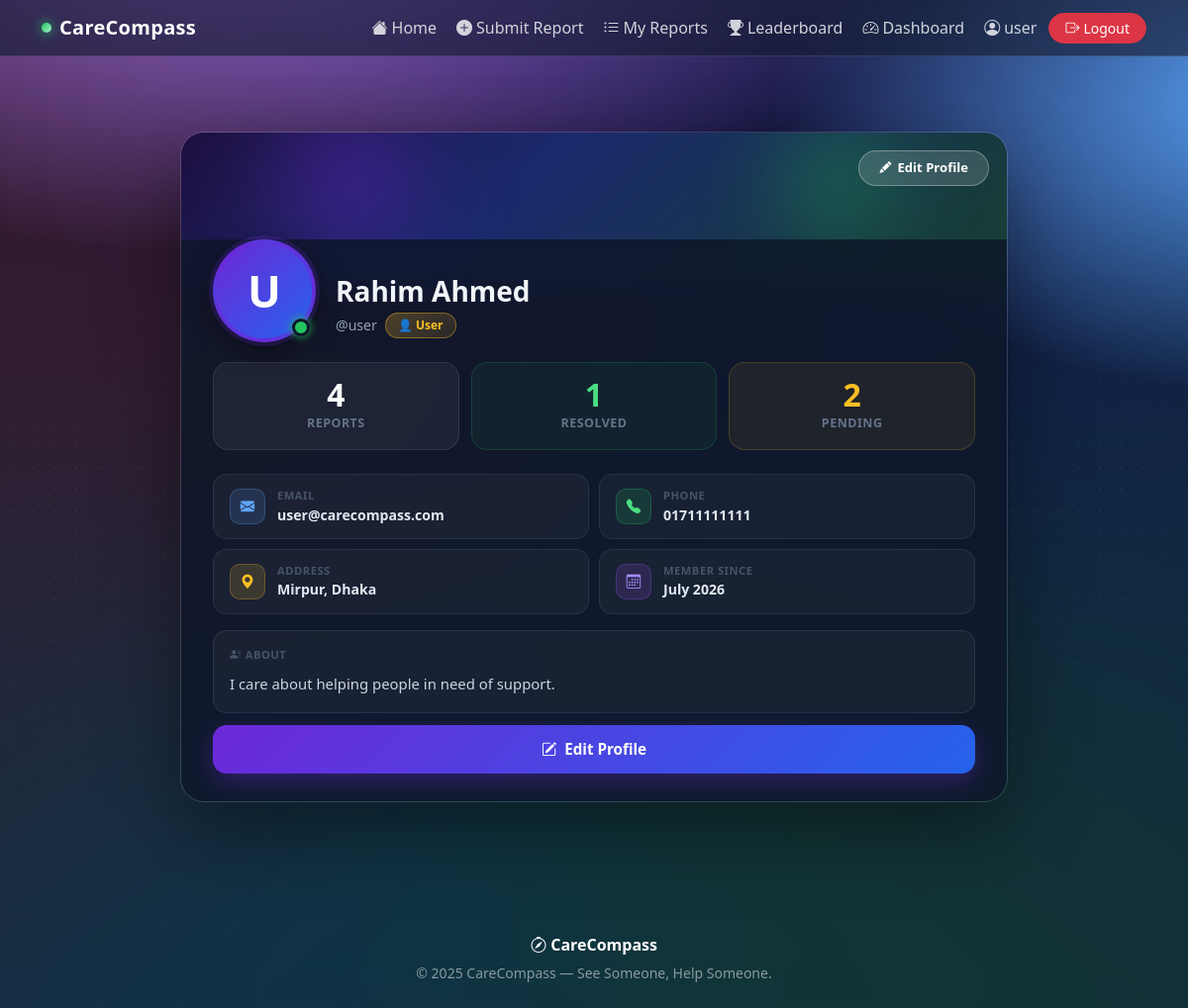
Page /profile/ (signed in) on the committed database.
### user/models.py (models this page shows, shortened)
class CustomUser(AbstractUser):
    ROLE_CHOICES = [
        ('user', 'User'),
        ('volunteer', 'Volunteer'),
        ('ngo', 'NGO'),
    ]
    role = models.CharField(max_length=20, choices=ROLE_CHOICES, default='user')
    profile_pic = models.ImageField(upload_to='profiles/', blank=True, null=True)
    phone = models.CharField(max_length=20, blank=True)
    address = models.TextField(blank=True, null=True)
    bio = models.TextField(blank=True)
    organization_name = models.CharField(max_length=200, blank=True, null=True)
    certificate = models.FileField(upload_to='certificates/', blank=True, null=True)
    license_file = models.FileField(upload_to='licenses/', blank=True, null=True)
    skills = models.TextField(blank=True, null=True)

### user/views.py (the view, shortened to what this page needs)
# urls.py: path('profile/', views.profile, name='profile'),
@login_required
def profile(request):
    user = request.user
    if user.role == 'user':
        stats = {
            'total':     Report.objects.filter(created_by=user).count(),
            'completed': Report.objects.filter(created_by=user, status='completed').count(),
            'pending':   Report.objects.filter(created_by=user, status='pending').count(),
        }
    else:
        stats = {
            'total':     Report.objects.filter(accepted_by=user).count(),
            'completed': Report.objects.filter(accepted_by=user, status='completed').count(),
            'active':    Report.objects.filter(accepted_by=user, status='accepted').count(),
        }
    skills_list = [s.strip() for s in (user.skills or '').split(',') if s.strip()]
    return render(request, 'profile.html', {
        'user': user,
        'skills_list': skills_list,
        'stats': stats,
    })

### templates/profile.html (shortened to what this page needs)
{% extends "base.html" %}
{% block content %}
<section class="section-spacer">
<div class="container" style="max-width:860px">
  <div id="view-section">
    <div style="border-radius:24px;overflow:hidden;border:1px solid rgba(255,255,255,.13);
                box-shadow:0 30px 80px rgba(0,0,0,.4)">
      <div style="height:160px;position:relative;
                  background:linear-gradient(135deg,#1e1040 0%,#1a2a6c 40%,#164030 100%)">
        <div style="position:absolute;width:220px;height:220px;border-radius:50%;
                    background:radial-gradient(circle,rgba(109,40,217,.5),transparent 70%);
                    top:-60px;left:60px;filter:blur(40px)"></div>
        <div style="position:absolute;width:180px;height:180px;border-radius:50%;
                    background:radial-gradient(circle,rgba(34,197,94,.4),transparent 70%);
                    top:-40px;right:80px;filter:blur(40px)"></div>
        <button onclick="toggleEdit(true)"
                style="position:absolute;top:18px;right:18px;
                       background:rgba(255,255,255,.15);border:1px solid rgba(255,255,255,.3);
                       color:#fff;border-radius:22px;padding:7px 20px;font-size:.82rem;
                       font-weight:700;cursor:pointer;backdrop-filter:blur(6px);
                       transition:all .2s;display:flex;align-items:center;gap:6px"
                onmouseover="this.style.background='rgba(255,255,255,.25)'"
                onmouseout="this.style.background='rgba(255,255,255,.15)'">
          <i class="bi bi-pencil-fill" style="font-size:.75rem"></i> Edit Profile
        </button>
      </div>
      <div style="background:rgba(15,23,42,.85);backdrop-filter:blur(12px);padding:0 32px 28px">
        <div style="display:flex;align-items:flex-end;gap:20px;margin-top:-52px;margin-bottom:20px">
          <div style="flex-shrink:0;position:relative">
            {% if user.profile_pic %}
              <img src="{{ user.profile_pic.url }}" alt="avatar"
                   style="width:104px;height:104px;border-radius:50%;object-fit:cover;
                          border:4px solid rgba(109,40,217,.6);
                          box-shadow:0 0 0 4px rgba(109,40,217,.2),0 8px 24px rgba(0,0,0,.5)">
            {% else %}
              <div style="width:104px;height:104px;border-radius:50%;
                          background:linear-gradient(135deg,#6d28d9,#2563eb);
                          border:4px solid rgba(109,40,217,.6);
                          box-shadow:0 0 0 4px rgba(109,40,217,.2),0 8px 24px rgba(0,0,0,.5);
                          display:flex;align-items:center;justify-content:center;
                          font-size:2.8rem;font-weight:800;color:#fff">
                {{ user.username|first|upper }}
              </div>
            {% endif %}
            <div style="position:absolute;bottom:6px;right:6px;width:18px;height:18px;
                        border-radius:50%;background:#22c55e;border:3px solid #0f172a;
                        box-shadow:0 0 8px #22c55e"></div>
          </div>
          <div style="padding-bottom:4px">
            <h3 style="color:#f1f5f9;font-weight:800;margin:0 0 4px">
              {{ user.get_full_name|default:user.username }}
            </h3>
            <div style="display:flex;align-items:center;gap:8px;flex-wrap:wrap">
              <span style="color:#94a3b8;font-size:.88rem">@{{ user.username }}</span>
              {% if user.role == 'volunteer' %}
                <span style="background:linear-gradient(135deg,rgba(34,197,94,.25),rgba(34,197,94,.1));
                             color:#4ade80;border:1px solid rgba(34,197,94,.4);
                             padding:3px 12px;border-radius:20px;font-size:.75rem;font-weight:700">
                  🤝 Volunteer
                </span>
              {% elif user.role == 'ngo' %}
                <span style="background:linear-gradient(135deg,rgba(37,99,235,.25),rgba(37,99,235,.1));
                             color:#93c5fd;border:1px solid rgba(37,99,235,.4);
                             padding:3px 12px;border-radius:20px;font-size:.75rem;font-weight:700">
                  🏢 NGO
                </span>
              {% else %}
                <span style="background:linear-gradient(135deg,rgba(251,191,36,.25),rgba(251,191,36,.1));
                             color:#fbbf24;border:1px solid rgba(251,191,36,.4);
                             padding:3px 12px;border-radius:20px;font-size:.75rem;font-weight:700">
                  👤 User
                </span>
              {% endif %}
            </div>
          </div>
        </div>
        <div style="display:grid;grid-template-columns:repeat(3,1fr);gap:12px;margin-bottom:24px">
          {% if user.role == 'user' %}
          <div style="text-align:center;padding:16px;border-radius:16px;
                      background:rgba(255,255,255,.05);border:1px solid rgba(255,255,255,.09)">
            <div style="font-size:2rem;font-weight:800;color:#fff;line-height:1">{{ stats.total }}</div>
            <div style="color:#64748b;font-size:.78rem;margin-top:4px;font-weight:600;text-transform:uppercase;letter-spacing:.5px">Reports</div>
          </div>
          <div style="text-align:center;padding:16px;border-radius:16px;
                      background:rgba(34,197,94,.07);border:1px solid rgba(34,197,94,.18)">
            <div style="font-size:2rem;font-weight:800;color:#4ade80;line-height:1">{{ stats.completed }}</div>
            <div style="color:#64748b;font-size:.78rem;margin-top:4px;font-weight:600;text-transform:uppercase;letter-spacing:.5px">Resolved</div>
          </div>
          <div style="text-align:center;padding:16px;border-radius:16px;
                      background:rgba(251,191,36,.07);border:1px solid rgba(251,191,36,.18)">
            <div style="font-size:2rem;font-weight:800;color:#fbbf24;line-height:1">{{ stats.pending }}</div>
            <div style="color:#64748b;font-size:.78rem;margin-top:4px;font-weight:600;text-transform:uppercase;letter-spacing:.5px">Pending</div>
          </div>
          {% endif %}
        </div>
        <div style="display:grid;grid-template-columns:1fr 1fr;gap:10px;margin-bottom:16px">
          {% if user.email %}
          <div style="display:flex;align-items:center;gap:12px;padding:13px 16px;
                      border-radius:14px;background:rgba(255,255,255,.04);
                      border:1px solid rgba(255,255,255,.08)">
            <div style="width:36px;height:36px;border-radius:10px;flex-shrink:0;
                        background:rgba(96,165,250,.15);border:1px solid rgba(96,165,250,.25);
                        display:flex;align-items:center;justify-content:center">
              <i class="bi bi-envelope-fill" style="color:#60a5fa;font-size:.9rem"></i>
            </div>
            <div style="min-width:0">
              <div style="color:#475569;font-size:.7rem;font-weight:700;text-transform:uppercase;letter-spacing:.5px">Email</div>
              <div style="color:#e2e8f0;font-size:.88rem;font-weight:600;
                          white-space:nowrap;overflow:hidden;text-overflow:ellipsis">{{ user.email }}</div>
            </div>
          </div>
          {% endif %}
          {% if user.phone %}
          <div style="display:flex;align-items:center;gap:12px;padding:13px 16px;
                      border-radius:14px;background:rgba(255,255,255,.04);
                      border:1px solid rgba(255,255,255,.08)">
            <div style="width:36px;height:36px;border-radius:10px;flex-shrink:0;
                        background:rgba(34,197,94,.15);border:1px solid rgba(34,197,94,.25);
                        display:flex;align-items:center;justify-content:center">
              <i class="bi bi-telephone-fill" style="color:#4ade80;font-size:.9rem"></i>
            </div>
            <div>
              <div style="color:#475569;font-size:.7rem;font-weight:700;text-transform:uppercase;letter-spacing:.5px">Phone</div>
              <div style="color:#e2e8f0;font-size:.88rem;font-weight:600">{{ user.phone }}</div>
            </div>
          </div>
          {% endif %}
          {% if user.address %}
          <div style="display:flex;align-items:center;gap:12px;padding:13px 16px;
                      border-radius:14px;background:rgba(255,255,255,.04);
                      border:1px solid rgba(255,255,255,.08)">
            <div style="width:36px;height:36px;border-radius:10px;flex-shrink:0;
                        background:rgba(251,191,36,.15);border:1px solid rgba(251,191,36,.25);
                        display:flex;align-items:center;justify-content:center">
              <i class="bi bi-geo-alt-fill" style="color:#fbbf24;font-size:.9rem"></i>
            </div>
            <div>
              <div style="color:#475569;font-size:.7rem;font-weight:700;text-transform:uppercase;letter-spacing:.5px">Address</div>
              <div style="color:#e2e8f0;font-size:.88rem;font-weight:600">{{ user.address }}</div>
            </div>
          </div>
          {% endif %}
          <div style="display:flex;align-items:center;gap:12px;padding:13px 16px;
                      border-radius:14px;background:rgba(255,255,255,.04);
                      border:1px solid rgba(255,255,255,.08)">
            <div style="width:36px;height:36px;border-radius:10px;flex-shrink:0;
                        background:rgba(168,85,247,.15);border:1px solid rgba(168,85,247,.25);
                        display:flex;align-items:center;justify-content:center">
              <i class="bi bi-calendar3" style="color:#a78bfa;font-size:.9rem"></i>
            </div>
            <div>
              <div style="color:#475569;font-size:.7rem;font-weight:700;text-transform:uppercase;letter-spacing:.5px">Member Since</div>
              <div style="color:#e2e8f0;font-size:.88rem;font-weight:600">{{ user.date_joined|date:"F Y" }}</div>
            </div>
          </div>
        </div>
        {% if user.bio %}
        <div style="padding:16px;border-radius:14px;background:rgba(255,255,255,.04);
                    border:1px solid rgba(255,255,255,.08);margin-bottom:12px">
          <div style="color:#475569;font-size:.7rem;font-weight:700;text-transform:uppercase;
                      letter-spacing:.5px;margin-bottom:8px">
            <i class="bi bi-person-lines-fill me-1"></i>About
          </div>
          <p style="color:#cbd5e1;margin:0;line-height:1.75;font-size:.93rem">{{ user.bio }}</p>
        </div>
        {% endif %}
        <button onclick="toggleEdit(true)"
                style="width:100%;padding:13px;border-radius:14px;border:none;cursor:pointer;font-weight:700;
                       background:linear-gradient(135deg,#6d28d9,#2563eb);color:#fff;font-size:.95rem;
                       box-shadow:0 8px 24px rgba(109,40,217,.35);transition:all .2s;display:flex;
                       align-items:center;justify-content:center;gap:8px"
                onmouseover="this.style.opacity='.88'" onmouseout="this.style.opacity='1'">
          <i class="bi bi-pencil-square"></i> Edit Profile
        </button>
      </div>
    </div>
  </div>
</div>
</section>
{% endblock %}

### templates/base.html (shortened to what this page needs)
{% load static %}
<!DOCTYPE html>
<html lang="en">
<head>
  <link href="https://cdn.jsdelivr.net/npm/bootstrap@5.3.3/dist/css/bootstrap.min.css" rel="stylesheet">
  <link href="https://cdn.jsdelivr.net/npm/bootstrap-icons@1.11.3/font/bootstrap-icons.css" rel="stylesheet">
  <link href="https://cdnjs.cloudflare.com/ajax/libs/font-awesome/6.5.0/css/all.min.css" rel="stylesheet">
</head>
<body class="bg-veil grid-overlay">
<nav class="navbar navbar-expand-lg cc-navbar sticky-top">
  <div class="container">
    <a class="navbar-brand" href="/"><span class="logo-dot"></span> CareCompass</a>
    <div class="collapse navbar-collapse" id="ccNav">
      <ul class="navbar-nav ms-auto align-items-lg-center gap-1">
        <li class="nav-item"><a class="nav-link" href="{% url 'home' %}"><i class="bi bi-house-fill me-1"></i>Home</a></li>
        {% if user.is_authenticated %}
          {% if user.role == 'user' %}
            <li class="nav-item"><a class="nav-link" href="{% url 'submit_report' %}"><i class="bi bi-plus-circle-fill me-1"></i>Submit Report</a></li>
            <li class="nav-item"><a class="nav-link" href="{% url 'report_list' %}"><i class="bi bi-list-ul me-1"></i>My Reports</a></li>
          {% else %}
            <li class="nav-item"><a class="nav-link" href="{% url 'report_list' %}"><i class="bi bi-list-ul me-1"></i>All Reports</a></li>
          {% endif %}
        {% else %}
          <li class="nav-item"><a class="nav-link" href="{% url 'report_list' %}"><i class="bi bi-list-ul me-1"></i>Reports</a></li>
        {% endif %}
        <li class="nav-item"><a class="nav-link" href="{% url 'leaderboard' %}"><i class="bi bi-trophy-fill me-1"></i>Leaderboard</a></li>
        {% if user.is_authenticated %}
          <li class="nav-item"><a class="nav-link" href="{% url 'dashboard' %}"><i class="bi bi-speedometer2 me-1"></i>Dashboard</a></li>
          <li class="nav-item"><a class="nav-link" href="{% url 'profile' %}"><i class="bi bi-person-circle me-1"></i>{{ user.username }}</a></li>
          <li class="nav-item">
            <form action="{% url 'logout' %}" method="post" style="display:inline;">{% csrf_token %}
              <button type="submit" class="btn btn-sm btn-danger rounded-pill px-3"><i class="bi bi-box-arrow-right me-1"></i>Logout</button>
            </form>
          </li>
        {% else %}
          <li class="nav-item"><a class="nav-link" href="{% url 'login' %}"><i class="bi bi-box-arrow-in-right me-1"></i>Login</a></li>
          <li class="nav-item"><a class="nav-link" href="{% url 'register' %}"><i class="bi bi-person-plus-fill me-1"></i>Register</a></li>
        {% endif %}
      </ul>
    </div>
  </div>
</nav>
<main>
  <div class="container pt-3">
  </div>
  {% block content %}{% endblock %}
</main>
<footer class="mt-5">
  <div class="container py-4 text-center text-white-50">
    <div class="fw-bold text-white mb-1"><i class="bi bi-compass"></i> CareCompass</div>
    <small>© 2025 CareCompass — See Someone, Help Someone.</small>
  </div>
</footer>
</body>
</html>

### rows in the picture
CustomUser: username "user", username|first "U", get_full_name "Rahim Ahmed", email "user@carecompass.com", phone "01711111111", address "Mirpur, Dhaka", date_joined "July 2026", bio "I care about helping people in need of support."

### other values in the picture
{{ stats.total }} "4"
{{ stats.completed }} "1"
{{ stats.pending }} "2"
